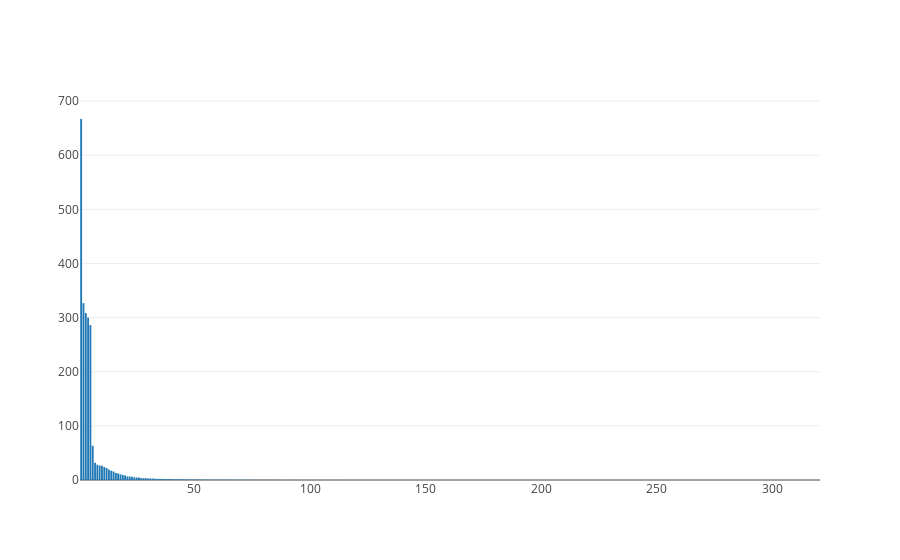

Notebook code cell kept with this figure:
### Code cell
# Plot result
with open(outputDir+'/Sdata.txt') as f:
    content = f.readlines()
f.close()
content = [x.strip() for x in content]

data = [go.Bar(x=range(1, len(content)+1),
            y=content)]

iplot(data, filename='jupyter/basic_bar')

### Figure 1 — Plotly figure (JSON) as saved in the notebook; plotly's stock layout.template omitted (floating-point values rounded to 4 significant figures; data arrays with more than 128 entries replaced by an {"elided": "..."} marker saying what was removed)
{"data": [{"type": "bar", "x": {"elided": "320 int values"}, "y": {"elided": "320 str values"}}], "layout": {}}
